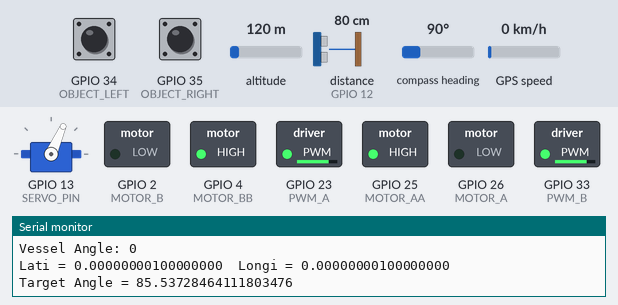
A sketch run on a simulated ESP32. On the bench: servo, switched loads named in the sketch (green lamp = pin HIGH), the last lines printed to the serial monitor. Wiring (inferred from the names in the program): ultrasonic range finder: trigger GPIO 5; echo GPIO 12. Inputs (shaded band) come from the test bench; at power-on: distance to the obstacle (sensor on GPIO 12) 80 cm, GPIO 34 (OBJECT_LEFT) LOW, GPIO 35 (OBJECT_RIGHT) LOW, altitude 120 m, compass heading 90°, GPS speed 0 km/h. The echo pulse lasts 58.3 µs per cm; WiFi joins after 1.5 s; servers stay silent unless stated; the GPS gets a fix after 3 s at 37.7749, -122.4194 with 8 satellites; no MQTT or app messages arrive unless stated; pins used as bus, display or sensor lines are not drawn.

Above: at 11.2 s.
11.3 s: distance to the obstacle (sensor on GPIO 12) set to 85 cm
At 13.7 s:
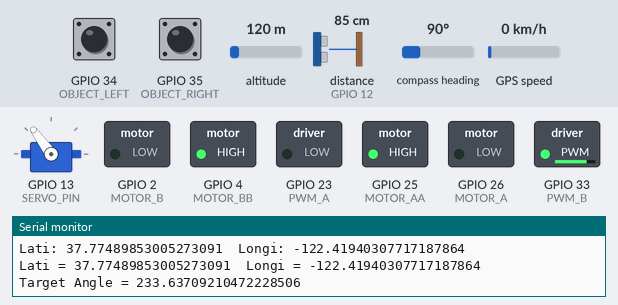
At 14.9 s:
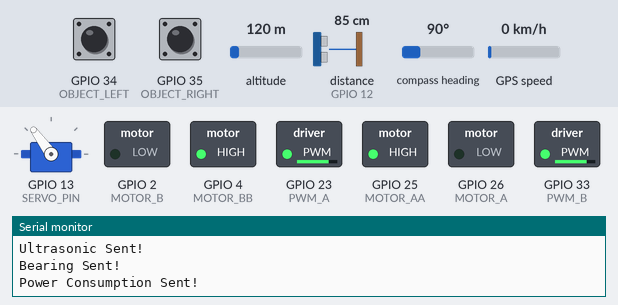
20.9 s: distance to the obstacle (sensor on GPIO 12) set to 2 cm
At 23.8 s:
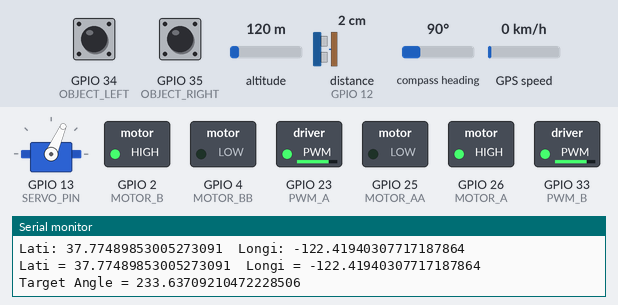
Timing chart, 0 to 40.4 s (numbered marks = the images above; inputs shaded):
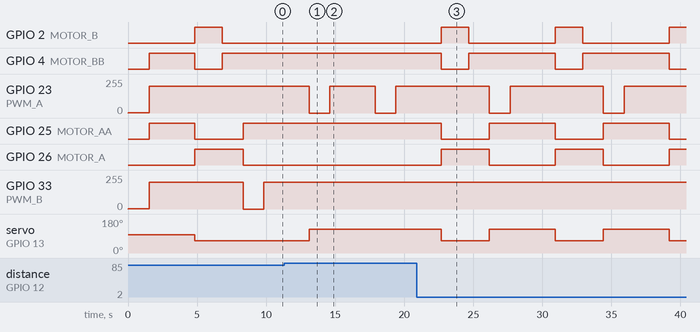

The sketch:

integrated_system.ino
```cpp
#include <ESP32Servo.h>
#include <algorithm>
#include <QMC5883LCompass.h>
#include <Wire.h>
#include <WiFi.h>
#include <TinyGPSPlus.h>
#include <SoftwareSerial.h>
#include "Adafruit_MQTT.h"
#include "Adafruit_MQTT_Client.h"

// For Bearing Calculation for Current and Destination Coordinate
#define _USE_MATH_DEFINES
#include <math.h>

#define TRIG_PIN 5   // ESP32 pin GPIO23 connected to Ultrasonic Sensor's TRIG pin
#define ECHO_PIN 12  // ESP32 pin GPIO22 connected to Ultrasonic Sensor's ECHO pin
#define SERVO_PIN 13 // ESP32 pin GPIO32 connected to Servo Motor's pin
#define DISTANCE_THRESHOLD 80 // centimeters

#define PWM_A 23 // Control Motor A Speed
#define MOTOR_A 26  // Motor A direction pins
#define MOTOR_AA 25
#define PWM_B 33  // Control Motor B Speed
#define MOTOR_B 2 // Motor B direction pins
#define MOTOR_BB 4

// Object detecttion pin for left and right
#define OBJECT_LEFT 34
#define OBJECT_RIGHT 35

QMC5883LCompass compass;

Servo servo; // create servo object to control a servo

static const int RXPin = 16, TXPin = 17;
static const uint32_t GPSBaud = 9600;
TinyGPSPlus gps;

// The serial connection to the GPS device
SoftwareSerial softSerial(RXPin, TXPin);


// WiFi parameters
#define WLAN_SSID       "Hilman’s iPhone"
#define WLAN_PASS       "hilman318"


// Adafruit IO
#define AIO_SERVER      "io.adafruit.com"
#define AIO_SERVERPORT  1883
//Enter the username and key from the Adafruit IO
#define AIO_USERNAME    "mhilmanz"
#define AIO_KEY         ""
WiFiClient client;
// Setup the MQTT client class by passing in the WiFi client and MQTT server and login details.
Adafruit_MQTT_Client mqtt(&client, AIO_SERVER, AIO_SERVERPORT, AIO_USERNAME, AIO_KEY);
Adafruit_MQTT_Publish GPSLocation = Adafruit_MQTT_Publish(&mqtt, AIO_USERNAME "/feeds/GPS Location/csv");
Adafruit_MQTT_Publish Ultrasonic = Adafruit_MQTT_Publish(&mqtt, AIO_USERNAME "/feeds/Ultrasonic Display/csv");
Adafruit_MQTT_Publish Magnetometer = Adafruit_MQTT_Publish(&mqtt, AIO_USERNAME "/feeds/Magnetometer Display/csv");
Adafruit_MQTT_Publish Target = Adafruit_MQTT_Publish(&mqtt, AIO_USERNAME "/feeds/Target Angle/csv");
Adafruit_MQTT_Publish Power = Adafruit_MQTT_Publish(&mqtt, AIO_USERNAME "/feeds/Power Consumption/csv");


// variables will change:
float duration_us, distance_cm;
int incomingByte = 0;

//gps
float speed_mph = 0;
float alltitude = 0;
float lati; //Storing the Latitude
float longi; //Storing the Longitude
float destination_x;
float destination_y;
double bearing;
char gpsdata[120];
int a;

//object detection
int object_detected_left = 0;
int object_detected_right = 0;

// Power consumption
float voltage = 5.0;
float current = 0.5;
float total_power_consumption = 0.0;

#define ARRAY_SIZE 5 // Size of the array
#define DELAY_BETWEEN_MEASUREMENTS 30 // Delay between ultrasonic measurements in milliseconds

float filterArray[ARRAY_SIZE]; // Array to store data samples from the sensor
float filtered_distance; // Store the filtered distance from the sensor
int  input = 0;
//publish
unsigned long previousMillis = 0;
unsigned long currentMillis;

void setup() {
  Serial.begin(115200);       // initialize serial port
  softSerial.begin(GPSBaud);
  pinMode(TRIG_PIN, OUTPUT); // set ESP32 pin to output mode
  pinMode(ECHO_PIN, INPUT);  // set ESP32 pin to input mode
  servo.attach(SERVO_PIN);   // attaches the servo on pin 9 to the servo object
  servo.write(96);
  compass.setADDR(0x0D);
  compass.init();
  compass.setCalibrationOffsets(-457.00, 426.00, 147.00);
  compass.setCalibrationScales(0.78, 0.76, 2.48);

  pinMode(MOTOR_A, OUTPUT);
  pinMode(MOTOR_AA, OUTPUT);
  pinMode(MOTOR_B, OUTPUT);
  pinMode(MOTOR_BB, OUTPUT);

  digitalWrite(MOTOR_A, LOW);
  digitalWrite(MOTOR_AA, LOW);
  digitalWrite(MOTOR_B, LOW);
  digitalWrite(MOTOR_BB, LOW);

  pinMode(PWM_A, OUTPUT);
  pinMode(PWM_B, OUTPUT);

  analogWrite(PWM_A, OUTPUT);
  analogWrite(PWM_B, OUTPUT);

  pinMode(OBJECT_LEFT, INPUT);
  pinMode(OBJECT_RIGHT, INPUT);

  // Set the destination coordinate here
  destination_x = 4.381547451;
  destination_y = 100.9660034;

  Serial.print(F("Connecting to "));
  Serial.println(WLAN_SSID);
  WiFi.begin(WLAN_SSID, WLAN_PASS);
  while (WiFi.status() != WL_CONNECTED) {
    delay(500);
    Serial.print(F("."));
  }
  Serial.println();
  Serial.println(F("WiFi connected"));
  Serial.println(F("IP address: "));
  Serial.println(WiFi.localIP());

  // connect to adafruit io
  connect();
}

// connect to adafruit io via MQTT
void connect() {
  Serial.print(F("Connecting to Adafruit IO... "));
  int8_t ret;
  while ((ret = mqtt.connect()) != 0) {
    switch (ret) {
      case 1: Serial.println(F("Wrong protocol")); break;
      case 2: Serial.println(F("ID rejected")); break;
      case 3: Serial.println(F("Server unavail")); break;
      case 4: Serial.println(F("Bad user/pass")); break;
      case 5: Serial.println(F("Not authed")); break;
      case 6: Serial.println(F("Failed to subscribe")); break;
      default: Serial.println(F("Connection failed")); break;
    }

    if(ret >= 0) {
      mqtt.disconnect();
    }
    Serial.println(F("Retrying connection..."));
    delay(10000);
  }
  Serial.println(F("Adafruit IO Connected!"));
}

void loop() {
  forward();
  // Adafruit MQTT initialization:
  if(! mqtt.ping(3)) {
    // reconnect to adafruit io
    if(! mqtt.connected()) {
      connect();
    }
  }

  // Ultrasonic sensor measurements with noise filtering
  // 1. Taking multiple measurements and storing in an array
  for (int sample = 0; sample < ARRAY_SIZE; sample++) {
    filterArray[sample] = ultrasonicMeasure();
    Serial.print("In Array: ");
    Serial.print(filterArray[sample]);
    delay(DELAY_BETWEEN_MEASUREMENTS);
  }

  // 2. Sorting the array in ascending order
  std::sort(filterArray, filterArray + ARRAY_SIZE);

  // 3. Filtering noise and calculating the average distance
  int startIdx = ARRAY_SIZE / 4;       // Start from the 25th percentile
  int endIdx = 3 * ARRAY_SIZE / 4 - 1; // End at the 75th percentile
  double sum = 0;

  for (int sample = startIdx; sample <= endIdx; sample++) {
    sum += filterArray[sample];
  }

  filtered_distance = sum / (endIdx - startIdx + 1);

  // Print the value to Serial Monitor
  Serial.print("Filtered Distance: ");
  Serial.print(filtered_distance);
  Serial.println(" cm");

  //Magentometer


  // Read compass values
  compass.read();

  // Return Azimuth reading
  a = compass.getAzimuth();
  a = a - 90;
  if (a < 0){
    a = 360 + a; // minus 80 for calibration
  }
  Serial.print("Vessel Angle: ");
  Serial.print(a);
  Serial.println();

//gps
  getCoordinates();
  Serial.print("Lati = ");
  Serial.print(lati,17);
  Serial.print("\tLongi = ");
  Serial.println(longi,17);

  bearing = calculate_gps_heading(lati, longi, destination_x, destination_y);
  Serial.print("Target Angle = ");
  Serial.println(bearing,17);

// object detection
object_detected_left = digitalRead(OBJECT_LEFT);
object_detected_right = digitalRead(OBJECT_RIGHT);

// motor
  if (filtered_distance < DISTANCE_THRESHOLD) {
      // turn right
      servo.write(66);
      reverse();
      u_turn();
      calculate_power_consumption(3500);
    }

  if (bearing-10 < a && a < bearing+10) {
    if (object_detected_left == HIGH) {
      servo.write(66);
      right();
      calculate_power_consumption(500);
    } else if (object_detected_right == HIGH) {
      servo.write(126);
      left();
      calculate_power_consumption(500);
    } else if (object_detected_left == HIGH && object_detected_right == HIGH) {
      servo.write(126);
      forward();
      calculate_power_consumption(500);
    } else {
      servo.write(96);
      forward();
      calculate_power_consumption(500);
    }
  }
  else if (a > bearing+10) {
    if (a > bearing+180){
    //boat need to turn right
      servo.write(66);
      right();
      calculate_power_consumption(500);
    } else {
      servo.write(126);
      left();
      calculate_power_consumption(500);
    }
  }
  else if (a < bearing-10) {
  //boat need to turn right
    if (a < bearing-180){
      servo.write(126);
      left();
      calculate_power_consumption(500);
    } else {
      servo.write(66);
      right();
      calculate_power_consumption(500);
    }
  }

  //motor
  // 1 unit of coordinate is equal to 111.195km
  if ((lati >= destination_x-0.00002 && lati <= destination_x+0.00002) &&
    (longi >= destination_y-0.00002 && longi <= destination_y+0.00002)){
      // if the distance between vessel and target coordinate is less than 1.11m radius
      // then destination is considered reach therefore vessel stop
      stop();
      delay(10000);
    }

   // Check if it's time to publish
  if (currentMillis - previousMillis >= 8000) {
    // Save the last time data was published
    previousMillis = currentMillis;
    // Publish your data here
    publishData(bearing, gpsdata, filtered_distance, a, total_power_consumption);
    //publishData();
  }
  currentMillis = millis();
}

// Starting from here it is all functions
float ultrasonicMeasure() {
  // Generate a 10-microsecond pulse to TRIG pin
  digitalWrite(TRIG_PIN, HIGH);
  delayMicroseconds(10);
  digitalWrite(TRIG_PIN, LOW);

  // Measure duration of pulse from ECHO pin
  float duration_us = pulseIn(ECHO_PIN, HIGH);

  // Calculate the distance
  return 0.017 * duration_us;
}

//motor function
void reverse() {          //function of forward
  digitalWrite(MOTOR_A, HIGH);
  digitalWrite(MOTOR_AA, LOW);
  digitalWrite(MOTOR_B, HIGH);
  digitalWrite(MOTOR_BB, LOW);

  analogWrite(PWM_A, 200);
  analogWrite(PWM_B, 200);
  delay(2000);
}

void u_turn() {          //function of forward
  digitalWrite(MOTOR_A, HIGH);
  digitalWrite(MOTOR_AA, LOW);
  digitalWrite(MOTOR_B, LOW);
  digitalWrite(MOTOR_BB, HIGH);

  analogWrite(PWM_A, 200);
  analogWrite(PWM_B, 200);
  delay(1500);
}

void forward() {         //function of backward
  digitalWrite(MOTOR_A, LOW);
  digitalWrite(MOTOR_AA, HIGH);
  digitalWrite(MOTOR_B, LOW);
  digitalWrite(MOTOR_BB, HIGH);

  analogWrite(PWM_A, 200);
  analogWrite(PWM_B, 200);
  delay(3000);
}

void left() {         //function of backward
  digitalWrite(MOTOR_A, LOW);
  digitalWrite(MOTOR_AA, HIGH);
  digitalWrite(MOTOR_B, LOW);
  digitalWrite(MOTOR_BB, HIGH);

  analogWrite(PWM_A, 0);
  analogWrite(PWM_B, 200);
  delay(1500);
}

void right() {         //function of backward
  digitalWrite(MOTOR_A, LOW);
  digitalWrite(MOTOR_AA, HIGH);
  digitalWrite(MOTOR_B, LOW);
  digitalWrite(MOTOR_BB, HIGH);

  analogWrite(PWM_A, 200);
  analogWrite(PWM_B, 0);
  delay(1500);
}

void stop() {              //function of stop
  digitalWrite(MOTOR_A, LOW);
  digitalWrite(MOTOR_AA, LOW);
  digitalWrite(MOTOR_B, LOW);
  digitalWrite(MOTOR_BB, LOW);
}

//gps
void getCoordinates() {
  readGPSData();
  char *p = gpsdata;
  // add speed value
  dtostrf(speed_mph, 2, 17, p);
  p += strlen(p);
  p[0] = ','; p++;
  // concat latitude
  dtostrf(lati, 2, 17, p);
  p += strlen(p);
  p[0] = ','; p++;
  // concat longitude
  dtostrf(longi, 3, 17, p);
  p += strlen(p);
  p[0] = ','; p++;
  // concat altitude
  dtostrf(alltitude, 2, 17, p);
  p += strlen(p);
  // null terminate
  p[0] = 0;
}

void readGPSData() {
  if (gps.location.isValid()) {
    lati = gps.location.lat();
    longi = gps.location.lng();
    Serial.print("Lati: ");
    Serial.print(lati,17);
    Serial.print("\tLongi: ");
    Serial.println(longi,17);
  }
  waitGPS(100);

  if (millis() > 5000 && gps.charsProcessed() < 10){
    Serial.println("Waiting for data...");
  }
}

static void waitGPS(unsigned long ms) {
  unsigned long start = millis();
  do {
    while (softSerial.available())
    gps.encode(softSerial.read());
    } while (millis() - start < ms);
}

// For Bearing Calculation for Current and Destination Coordinate
static inline double to_rad(double theta) {
    return (theta * M_PI) / 180.0;
}

static inline double to_degrees(double theta) {
    return (theta * 180.0) / M_PI;
}

//
// Calculate the heading in decimal degrees between 2 (preferably quite close) locations
// (lat1, lon1) --> First location
// (lat2, lon2) --> Second location
//
double calculate_gps_heading(double lat1, double lon1, double lat2, double lon2) {
    // Convert degrees to radians
    lat1 = to_rad(lat1);
    lon1 = to_rad(lon1);
    lat2 = to_rad(lat2);
    lon2 = to_rad(lon2);

    double dlon = lon2 - lon1;
    double X = cos(lat2) * sin(dlon);
    double Y = cos(lat1) * sin(lat2) - sin(lat1) * cos(lat2) * cos(dlon);

    double heading = atan2(X,Y);

    // We want heading in degrees, not radians.
    heading = to_degrees(heading);
    if (heading < 0){
      heading = abs(heading)+180;
    }
    return heading;
}
void publishData(double bearing, char gpsdata[120], float filtered_distance, int a, float total_power_consumption) {
    if (!Target.publish(bearing)) {                     //Publish to Adafruit
    Serial.println(F("Target Angle Failed"));
    }
    else {
      Serial.println(F("Target Angle Sent!"));
    }

    if (!GPSLocation.publish(gpsdata)) {                     //Publish to Adafruit
      Serial.println(F("GPS Failed"));
    }
    else {
      Serial.println(F("GPS Sent!"));
    }
    if (!Ultrasonic.publish(filtered_distance)) {                     //Publish to Adafruit
      Serial.println(F("Ultrasonic Failed"));
    }
    else {
      Serial.println(F("Ultrasonic Sent!"));
    }
    if (!Magnetometer.publish(a)) {                     //Publish to Adafruit
      Serial.println(F("Bearing Failed"));
    }
    else {
      Serial.println(F("Bearing Sent!"));
    }
    if (!Power.publish(total_power_consumption)) {
      Serial.println(F("Power Consumption Failed!"));
    } else {
      Serial.println(F("Power Consumption Sent!"));
    }
}

void calculate_power_consumption(int seconds) {
  float power = voltage*current;
  float power_per_second = power/3600;
  float total = power_per_second*seconds;
  total_power_consumption = total_power_consumption + total;
}
```

Measured:
- the behaviour switches between 80 and 81 cm on distance to the obstacle (sensor on GPIO 12) (found by bisection; images 0 and 1)
- after the input at 11.3 s, GPIO 2 (MOTOR_B), GPIO 26 (MOTOR_A): stays LOW (without the input it goes to HIGH after 1.8 s); GPIO 4 (MOTOR_BB), GPIO 25 (MOTOR_AA): stays HIGH (without the input it goes to LOW after 1.8 s); servo on GPIO 13 (SERVO_PIN): 66° → 126° after 1.8 s instead of 5.3 s
- after the input at 20.9 s, GPIO 2 (MOTOR_B): alternates HIGH for 2.0 s and LOW for 6.3 s, starting after 1.8 s; GPIO 4 (MOTOR_BB): alternates HIGH for 6.3 s and LOW for 2.0 s, starting after 1.8 s
